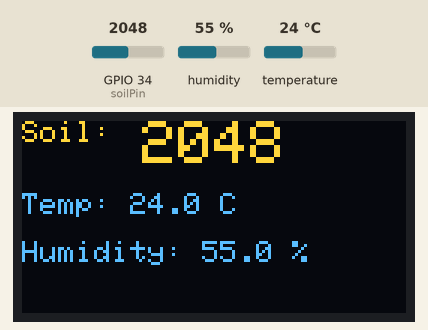
Recording of a sketch running on a simulated ESP32. Shown: 128×64 one-colour display. Inputs (shaded band) come from the test bench; at power-on: humidity 55 %, GPIO 34 (soilPin) = 2048, temperature 24 °C. The OLED is the two-colour kind (top 16 rows yellow); WiFi joins after 1.5 s; servers stay silent unless stated; what the sketch prints to the serial monitor is not drawn.

Above: at 4.0 s.
4.1 s: humidity set to 22 %
At 5.3 s:
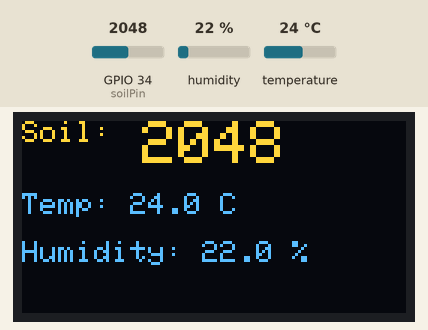
6.5 s: GPIO 34 (soilPin) set to 2866
At 7.8 s:
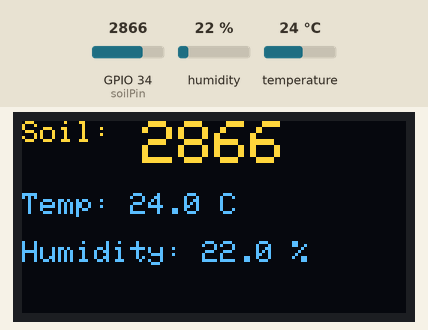
8.2 s: temperature set to 12 °C
At 9.6 s:
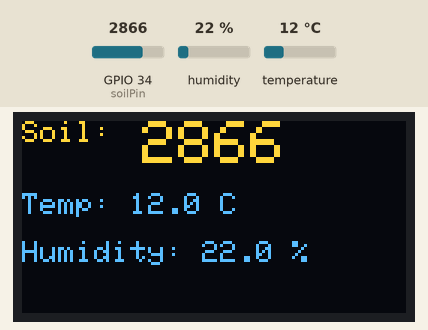
10.5 s: GPIO 34 (soilPin) set to 3603
At 11.9 s:
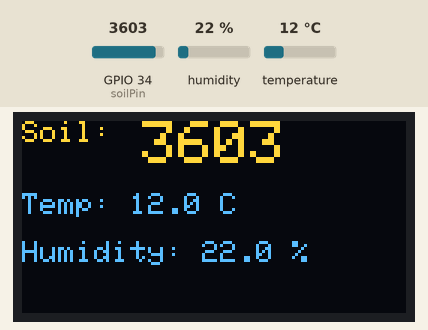
12.2 s: GPIO 34 (soilPin) set to 4095
At 12.9 s:
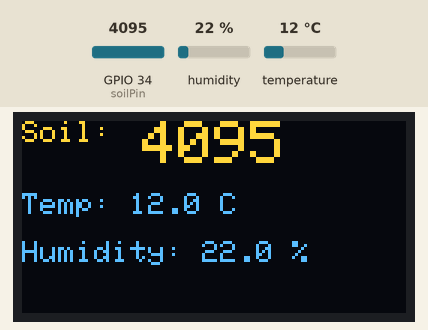
13.8 s: humidity set to 40 %
At 16.2 s:
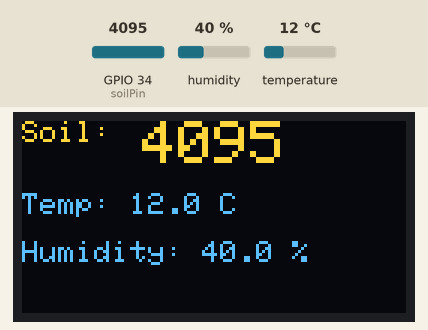
Timing chart, 0 to 17.6 s (numbered marks = the images above; inputs shaded):
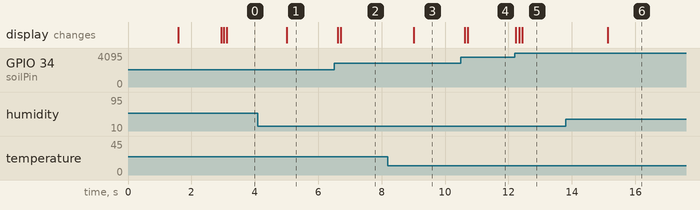

Measured:
- after the input at 4.1 s, the display: changes after 0.91 s (image 1)
- after the input at 6.5 s, the display: first changes after 0.11 s (image 2 shows a later state)
- after the input at 8.2 s, the display: changes after 0.81 s (image 3)
- after the input at 10.5 s, the display: first changes after 0.11 s (image 4 shows a later state)
- after the input at 12.2 s, the display: first changes at once (image 5 shows a later state)
- after the input at 13.8 s, the display: changes after 1.3 s (image 6)

The sketch:

AVG_SOIL_MOISTURE.ino
```cpp
#define BLYNK_TEMPLATE_ID "TMPL3soEjxgc0"
#define BLYNK_TEMPLATE_NAME "Verdanteye"
#define BLYNK_AUTH_TOKEN "QJ1rYoVdZqmQBLYKKHRs1tHUHngfXdo4"

/*************************************************************
 * FULL WORKING CODE — ESP32 + BLYNK + DHT11 + SOIL + OLED
 *************************************************************/
#include <WiFi.h>
#include <BlynkSimpleEsp32.h>
#include <Wire.h>
#include <Adafruit_GFX.h>
#include <Adafruit_SH110X.h>
#include <DHT.h>

// WiFi credentials
const char* ssid = "Hacked";
const char* password = "25june2004";

// OLED setup
#define SCREEN_WIDTH 128
#define SCREEN_HEIGHT 64
#define OLED_RESET -1
Adafruit_SH1106G display(SCREEN_WIDTH, SCREEN_HEIGHT, &Wire, OLED_RESET);

// DHT sensor setup
#define DHTPIN 18
#define DHTTYPE DHT11
DHT dht(DHTPIN, DHTTYPE);

// Soil moisture sensor
const int soilPin = 34;

// Virtual Pins
#define VPIN_SOIL V0
#define VPIN_TEMP V1
#define VPIN_HUMID V2

// Soil smoothing
const int numReadings = 100;
int readings[numReadings];
int readIndex = 0;
int total = 0;
int average = 0;

void setup() {
  Serial.begin(115200);

  // Initialize sensors
  dht.begin();
  for (int i = 0; i < numReadings; i++) readings[i] = 0;

  // OLED start
  display.begin(0x3C, true);
  display.clearDisplay();
  display.setTextSize(1);
  display.setTextColor(SH110X_WHITE);
  display.setCursor(0, 0);
  display.println("Connecting to WiFi...");
  display.display();

  // Connect to WiFi
  WiFi.begin(ssid, password);
  while (WiFi.status() != WL_CONNECTED) {
    delay(300);
    Serial.print(".");
  }

  display.clearDisplay();
  display.setCursor(0, 0);
  display.println("WiFi Connected.");
  display.display();
  delay(1000);

  // Start Blynk
  Blynk.begin(BLYNK_AUTH_TOKEN, ssid, password);
}

unsigned long lastDisplayUpdate = 0;
unsigned long lastBlynkUpdate = 0;
const unsigned long displayInterval = 100;       // 100 ms
const unsigned long blynkInterval = 30000;       // 30 seconds

void loop() {
  Blynk.run();

  unsigned long currentMillis = millis();

  // Read sensors every loop (or optimize this too)
  total -= readings[readIndex];
  readings[readIndex] = analogRead(soilPin);
  total += readings[readIndex];
  readIndex = (readIndex + 1) % numReadings;
  average = total / numReadings;

  float temp = dht.readTemperature();
  float humid = dht.readHumidity();

  if (isnan(temp) || isnan(humid)) {
    Serial.println("DHT Read Failed!");
    return;
  }

  // 🟢 Blynk update every 60 seconds
  if (currentMillis - lastBlynkUpdate >= blynkInterval) {
    lastBlynkUpdate = currentMillis;

    Blynk.virtualWrite(VPIN_SOIL, average);
    Blynk.virtualWrite(VPIN_TEMP, temp);
    Blynk.virtualWrite(VPIN_HUMID, humid);

    Serial.print("[BLYNK] Soil: ");
    Serial.print(average);
    Serial.print(" | Temp: ");
    Serial.print(temp);
    Serial.print("°C | Humid: ");
    Serial.println(humid);
  }

  // 🟢 OLED display update every 100 ms
  if (currentMillis - lastDisplayUpdate >= displayInterval) {
    lastDisplayUpdate = currentMillis;

    display.clearDisplay();
    display.setTextSize(1);
    display.setCursor(0, 0);
    display.println("Soil:");
    display.setTextSize(2);
    display.setCursor(40, 0);
    display.print(average);

    display.setTextSize(1);
    display.setCursor(0, 24);
    display.print("Temp: ");
    display.print(temp, 1);
    display.print(" C");

    display.setCursor(0, 40);
    display.print("Humidity: ");
    display.print(humid, 1);
    display.print(" %");

    display.display();
  }
}
```
